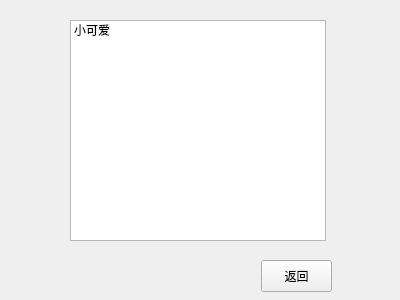
<?xml version="1.0" encoding="UTF-8"?>
<ui version="4.0">
 <class>Friends</class>
 <widget class="QWidget" name="Friends">
  <property name="geometry">
   <rect>
    <x>0</x>
    <y>0</y>
    <width>400</width>
    <height>300</height>
   </rect>
  </property>
  <property name="windowTitle">
   <string>Form</string>
  </property>
  <widget class="QListWidget" name="listWidget">
   <property name="geometry">
    <rect>
     <x>70</x>
     <y>20</y>
     <width>256</width>
     <height>221</height>
    </rect>
   </property>
   <item>
    <property name="text">
     <string>小可爱</string>
    </property>
   </item>
  </widget>
  <widget class="QPushButton" name="pushButton">
   <property name="geometry">
    <rect>
     <x>261</x>
     <y>260</y>
     <width>71</width>
     <height>32</height>
    </rect>
   </property>
   <property name="text">
    <string>返回</string>
   </property>
  </widget>
 </widget>
 <resources/>
 <connections/>
</ui>
